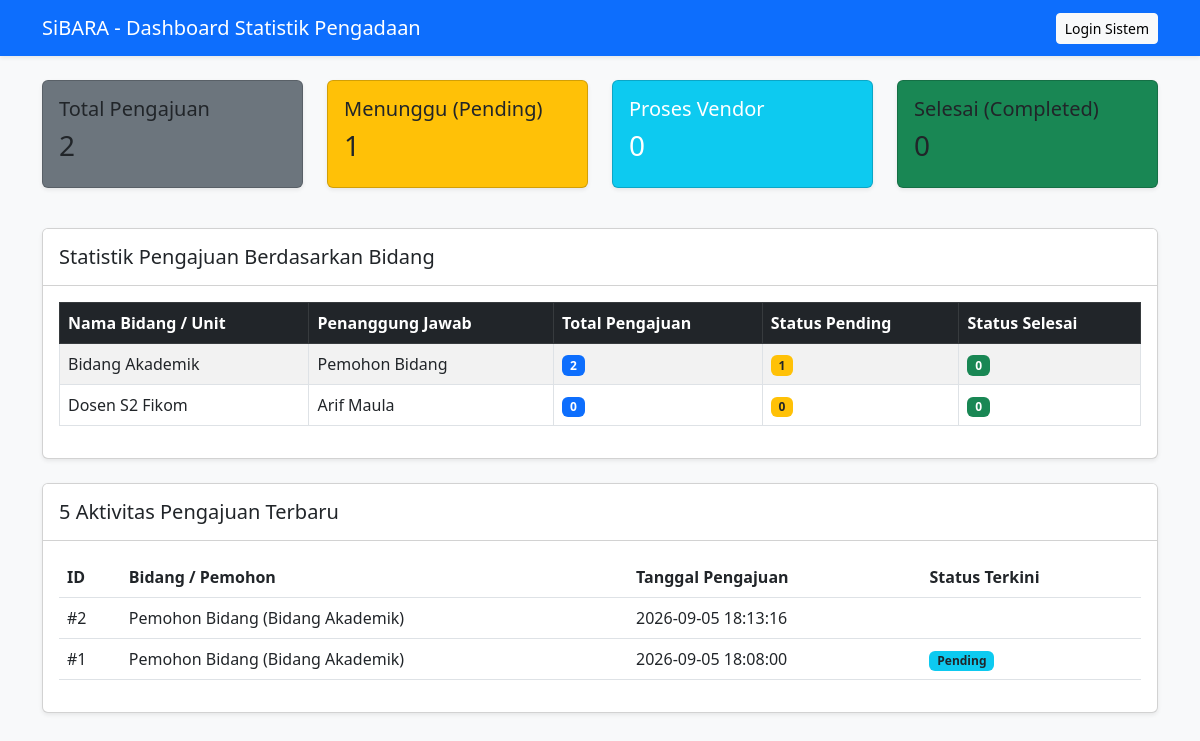
Screenshot of /public_dashboard.php with the database file from the repository.
### tables this page shows
CREATE TABLE `permintaan_barang` (
  `id` int(11) NOT NULL,
  `user_id` int(11) NOT NULL,
  `tanggal_pengajuan` datetime DEFAULT current_timestamp(),
  `status` enum('Pending','Approved_Biro_Umum','Sent_to_Vendor','Confirmed_by_Vendor','Retur','Completed','Rejected') DEFAULT 'Pending',
  `catatan_biro_umum` text DEFAULT NULL,
  `sumber_dana` varchar(100) DEFAULT NULL,
  `vendor_id` int(11) DEFAULT NULL
);

CREATE TABLE `users` (
  `id` int(11) NOT NULL,
  `nama` varchar(150) NOT NULL,
  `email` varchar(150) NOT NULL,
  `password` varchar(255) NOT NULL,
  `role` enum('pemohon','biro_umum','pengadaan','vendor','perlengkapan','super_admin') NOT NULL,
  `bidang` varchar(100) DEFAULT NULL,
  `created_at` timestamp NOT NULL DEFAULT current_timestamp()
);

### public_dashboard.php (the view, shortened to what this page needs)
<?php
require_once 'config/database.php';
try {
    $stmtStats = $pdo->query("
        SELECT
            SUM(CASE WHEN status = 'Pending' THEN 1 ELSE 0 END) as total_pending,
            SUM(CASE WHEN status = 'Approved_Biro_Umum' THEN 1 ELSE 0 END) as total_approved_biro,
            SUM(CASE WHEN status = 'Confirmed_by_Vendor' THEN 1 ELSE 0 END) as total_vendor,
            SUM(CASE WHEN status = 'Completed' THEN 1 ELSE 0 END) as total_completed,
            COUNT(*) as total_pengajuan
        FROM permintaan_barang
    ");
    $stats = $stmtStats->fetch();
    $stmtBidang = $pdo->query("
        SELECT
            u.bidang,
            u.nama as nama_pemohon,
            COUNT(p.id) as jumlah_pengajuan,
            SUM(CASE WHEN p.status = 'Completed' THEN 1 ELSE 0 END) as selesai,
            SUM(CASE WHEN p.status = 'Pending' THEN 1 ELSE 0 END) as pending
        FROM users u
        LEFT JOIN permintaan_barang p ON u.id = p.user_id
        WHERE u.role = 'pemohon'
        GROUP BY u.id, u.bidang, u.nama
    ");
    $data_bidang = $stmtBidang->fetchAll();
    $stmtLatest = $pdo->query("
        SELECT p.id, u.nama, u.bidang, p.tanggal_pengajuan, p.status
        FROM permintaan_barang p
        JOIN users u ON p.user_id = u.id
        ORDER BY p.tanggal_pengajuan DESC
        LIMIT 5
    ");
    $latest_pengajuans = $stmtLatest->fetchAll();
} catch (Exception $e) {
    die("Error memuat data dashboard: " . $e->getMessage());
}
?>
<!DOCTYPE html>
<html lang="id">
<head>
    <link rel="stylesheet" href="https://cdn.jsdelivr.net/npm/bootstrap@5.3.0/dist/css/bootstrap.min.css">
</head>
<body class="bg-light">
    <nav class="navbar navbar-dark bg-primary shadow-sm mb-4">
        <div class="container">
            <a class="navbar-brand" href="#">SiBARA - Dashboard Statistik Pengadaan</a>
            <a href="auth/login.php" class="btn btn-light btn-sm">Login Sistem</a>
        </div>
    </nav>
    <div class="container pb-5">
        <div class="row text-white mb-4">
            <div class="col-md-3 mb-3">
                <div class="card bg-secondary p-3 shadow-sm">
                    <h5>Total Pengajuan</h5>
                    <h3><?= $stats['total_pengajuan'] ?? 0 ?></h3>
                </div>
            </div>
            <div class="col-md-3 mb-3">
                <div class="card bg-warning text-dark p-3 shadow-sm">
                    <h5>Menunggu (Pending)</h5>
                    <h3><?= $stats['total_pending'] ?? 0 ?></h3>
                </div>
            </div>
            <div class="col-md-3 mb-3">
                <div class="card bg-info text-white p-3 shadow-sm">
                    <h5>Proses Vendor</h5>
                    <h3><?= $stats['total_vendor'] ?? 0 ?></h3>
                </div>
            </div>
            <div class="col-md-3 mb-3">
                <div class="card bg-success p-3 shadow-sm">
                    <h5>Selesai (Completed)</h5>
                    <h3><?= $stats['total_completed'] ?? 0 ?></h3>
                </div>
            </div>
        </div>
        <div class="card shadow-sm mb-4">
            <div class="card-header bg-white py-3">
                <h5 class="mb-0">Statistik Pengajuan Berdasarkan Bidang</h5>
            </div>
            <div class="card-body table-responsive">
                <table class="table table-bordered table-striped align-middle">
                    <thead class="table-dark">
                        <tr>
                            <th>Nama Bidang / Unit</th>
                            <th>Penanggung Jawab</th>
                            <th>Total Pengajuan</th>
                            <th>Status Pending</th>
                            <th>Status Selesai</th>
                        </tr>
                    </thead>
                    <tbody>
                        <?php if (count($data_bidang) > 0): ?>
                            <?php foreach ($data_bidang as $b): ?>
                                <tr>
                                    <td><?= htmlspecialchars($b['bidang'] ?? 'Umum') ?></td>
                                    <td><?= htmlspecialchars($b['nama_pemohon']) ?></td>
                                    <td><span class="badge bg-primary"><?= $b['jumlah_pengajuan'] ?></span></td>
                                    <td><span class="badge bg-warning text-dark"><?= $b['pending'] ?></span></td>
                                    <td><span class="badge bg-success"><?= $b['selesai'] ?></span></td>
                                </tr>
                            <?php endforeach; ?>
                        <?php else: ?>
                            <tr>
                                <td colspan="5" class="text-center">Belum ada data bidang pemohon.</td>
                            </tr>
                        <?php endif; ?>
                    </tbody>
                </table>
            </div>
        </div>
        <div class="card shadow-sm">
            <div class="card-header bg-white py-3">
                <h5 class="mb-0">5 Aktivitas Pengajuan Terbaru</h5>
            </div>
            <div class="card-body table-responsive">
                <table class="table table-hover align-middle">
                    <thead>
                        <tr>
                            <th>ID</th>
                            <th>Bidang / Pemohon</th>
                            <th>Tanggal Pengajuan</th>
                            <th>Status Terkini</th>
                        </tr>
                    </thead>
                    <tbody>
                        <?php if (count($latest_pengajuans) > 0): ?>
                            <?php foreach ($latest_pengajuans as $lp): ?>
                                <tr>
                                    <td>#<?= $lp['id'] ?></td>
                                    <td><?= htmlspecialchars($lp['nama']) ?> (<?= htmlspecialchars($lp['bidang']) ?>)</td>
                                    <td><?= $lp['tanggal_pengajuan'] ?></td>
                                    <td><span class="badge bg-info text-dark"><?= $lp['status'] ?></span></td>
                                </tr>
                            <?php endforeach; ?>
                        <?php else: ?>
                            <tr>
                                <td colspan="4" class="text-center">Belum ada aktivitas pengajuan.</td>
                            </tr>
                        <?php endif; ?>
                    </tbody>
                </table>
            </div>
        </div>
    </div>
</body>
</html>

### rows the page displays
permintaan_barang: id "2", user.nama "Pemohon Bidang", user.bidang "Bidang Akademik", tanggal_pengajuan "2026-09-05 18:13:16"
permintaan_barang: id "1", user.nama "Pemohon Bidang", user.bidang "Bidang Akademik", tanggal_pengajuan "2026-09-05 18:08:00", status "Pending"

### other values shown
$stats['total_pengajuan'] "2"
$stats['total_pending'] "1"
$stats['total_vendor'] "0"
$stats['total_completed'] "0"
$b['bidang'] "Bidang Akademik"
$b['nama_pemohon'] "Pemohon Bidang"
$b['jumlah_pengajuan'] "2"
$b['pending'] "1"
$b['selesai'] "0"
$b['bidang'] "Dosen S2 Fikom"
$b['nama_pemohon'] "Arif Maula"
$b['jumlah_pengajuan'] "0"
$b['pending'] "0"
